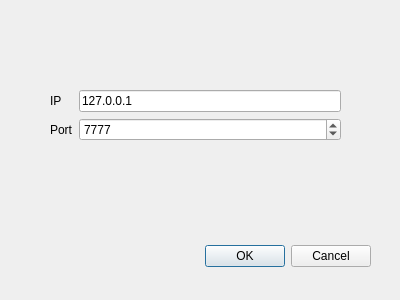
<?xml version="1.0" encoding="UTF-8"?>
<ui version="4.0">
 <class>ConnectDialog</class>
 <widget class="QDialog" name="ConnectDialog">
  <property name="geometry">
   <rect>
    <x>0</x>
    <y>0</y>
    <width>400</width>
    <height>300</height>
   </rect>
  </property>
  <property name="minimumSize">
   <size>
    <width>400</width>
    <height>300</height>
   </size>
  </property>
  <property name="maximumSize">
   <size>
    <width>400</width>
    <height>300</height>
   </size>
  </property>
  <property name="windowTitle">
   <string>Connet</string>
  </property>
  <property name="windowIcon">
   <iconset resource="qdarkstyle/style.qrc">
    <normaloff>:/qss_icons/rc/while.jpg</normaloff>:/qss_icons/rc/while.jpg</iconset>
  </property>
  <widget class="QDialogButtonBox" name="buttonBox">
   <property name="geometry">
    <rect>
     <x>30</x>
     <y>240</y>
     <width>341</width>
     <height>32</height>
    </rect>
   </property>
   <property name="orientation">
    <enum>Qt::Horizontal</enum>
   </property>
   <property name="standardButtons">
    <set>QDialogButtonBox::Cancel|QDialogButtonBox::Ok</set>
   </property>
  </widget>
  <widget class="QWidget" name="layoutWidget">
   <property name="geometry">
    <rect>
     <x>50</x>
     <y>90</y>
     <width>291</width>
     <height>61</height>
    </rect>
   </property>
   <layout class="QFormLayout" name="formLayout">
    <item row="0" column="0">
     <widget class="QLabel" name="label">
      <property name="text">
       <string>IP</string>
      </property>
     </widget>
    </item>
    <item row="0" column="1">
     <widget class="QLineEdit" name="lineEdit">
      <property name="text">
       <string>127.0.0.1</string>
      </property>
     </widget>
    </item>
    <item row="1" column="0">
     <widget class="QLabel" name="label_2">
      <property name="text">
       <string>Port</string>
      </property>
     </widget>
    </item>
    <item row="1" column="1">
     <widget class="QSpinBox" name="spinBox">
      <property name="maximum">
       <number>66535</number>
      </property>
      <property name="value">
       <number>7777</number>
      </property>
     </widget>
    </item>
   </layout>
  </widget>
 </widget>
 <resources>
  <include location="qdarkstyle/style.qrc"/>
 </resources>
 <connections>
  <connection>
   <sender>buttonBox</sender>
   <signal>accepted()</signal>
   <receiver>ConnectDialog</receiver>
   <slot>accept()</slot>
   <hints>
    <hint type="sourcelabel">
     <x>248</x>
     <y>254</y>
    </hint>
    <hint type="destinationlabel">
     <x>157</x>
     <y>274</y>
    </hint>
   </hints>
  </connection>
  <connection>
   <sender>buttonBox</sender>
   <signal>rejected()</signal>
   <receiver>ConnectDialog</receiver>
   <slot>reject()</slot>
   <hints>
    <hint type="sourcelabel">
     <x>316</x>
     <y>260</y>
    </hint>
    <hint type="destinationlabel">
     <x>286</x>
     <y>274</y>
    </hint>
   </hints>
  </connection>
 </connections>
</ui>
